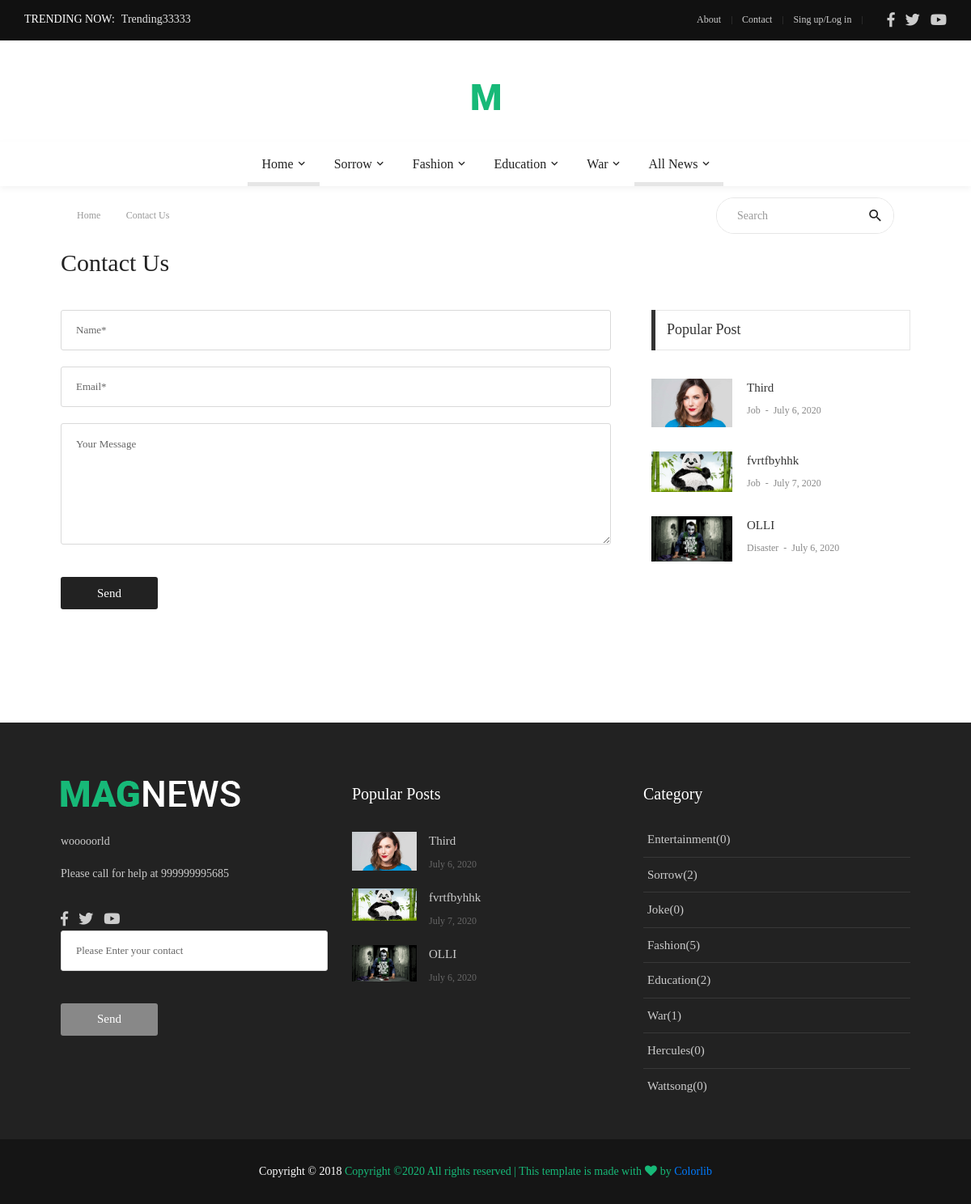
Page /contact/ on the committed database.
### trending/models.py (models this page shows, shortened)
class Trending(models.Model):
    headline = models.CharField(max_length=250)

### myapp/models.py (models this page shows, shortened)
class article(models.Model):
    title = models.CharField(max_length=50)
    body = models.CharField(max_length=500)
    bodylong = models.TextField(default='-')
    fb = models.CharField(default = '-',max_length=50)
    tw = models.CharField(default='-',max_length=50)
    insta = models.CharField(default='-',max_length=50)
    ph = models.CharField(default="999999",max_length=12)
    picname = models.TextField(default="")
    picurl = models.TextField(default="")
    picname2 = models.TextField(default="")
    picurl2 = models.TextField(default="")

### cat/models.py (models this page shows, shortened)
class Cat(models.Model):
    name = models.CharField(max_length=50)
    count = models.IntegerField(default=0)

### newss/models.py (models this page shows, shortened)
class News(models.Model):
    name = models.CharField(max_length=50)
    summary = models.TextField()
    body = models.TextField()
    date = models.DateField()
    pic = models.TextField()
    picurl = models.FileField(default="-")
    author = models.CharField(default='-',max_length=250)
    ocatid = models.IntegerField(default=0)
    catname = models.CharField(default="-",max_length=250)
    catid = models.IntegerField(default=0)
    views = models.IntegerField(default=0)
    tags = models.TextField(default="")
    act = models.IntegerField(default=0)
    rand = models.IntegerField(default=0)

### myapp/views.py (the view)
# urls.py: path('contact/',views.contact,name='contact'),
def contact(request):
    news = News.objects.all().order_by("-pk")
    article_var = article.objects.get(pk=2)
    categories = Cat.objects.all()
    sub = SubCat.objects.all()
    lastnews = News.objects.all().order_by("-pk")[:3]
    popularnews = News.objects.all().order_by('-views')
    popularnews2 = News.objects.all().order_by('-views')[:3]
    trending = Trending.objects.all().order_by('-pk')
    return render(request, 'front/contact.html',
                  {'name': article_var, 'News': news, 'categories': categories, 'subcat': sub, 'lastnews': lastnews,
                   'popularnews': popularnews, 'popularnews2': popularnews2,'trending':trending})

### myapp/templates/front/contact.html (shortened to what this page needs)
{% extends "front/base.html" %}
{% load static %}
{% block mainblock %}
    <div class="container">
		<div class="headline bg0 flex-wr-sb-c p-rl-20 p-tb-8">
			<div class="f2-s-1 p-r-30 m-tb-6">
				<a href="/" class="breadcrumb-item f1-s-3 cl9">
					Home
				</a>
				<span class="breadcrumb-item f1-s-3 cl9">
					Contact Us
				</span>
			</div>
			<div class="pos-relative size-a-2 bo-1-rad-22 of-hidden bocl11 m-tb-6">
				<input class="f1-s-1 cl6 plh9 s-full p-l-25 p-r-45" type="text" name="search" placeholder="Search">
				<button class="flex-c-c size-a-1 ab-t-r fs-20 cl2 hov-cl10 trans-03">
					<i class="zmdi zmdi-search"></i>
				</button>
			</div>
		</div>
	</div>
	<div class="container p-t-4 p-b-40">
		<h2 class="f1-l-1 cl2">
			Contact Us
		</h2>
	</div>
	<section class="bg0 p-b-60">
		<div class="container">
			<div class="row justify-content-center">
				<div class="col-md-7 col-lg-8 p-b-80">
					<div class="p-r-10 p-r-0-sr991">
						<form action="{% url 'contact_add' %} " method="post">
                            <input class="bo-1-rad-3 bocl13 size-a-19 f1-s-13 cl5 plh6 p-rl-18 m-b-20" type="text" name="name" placeholder="Name*">
							<input class="bo-1-rad-3 bocl13 size-a-19 f1-s-13 cl5 plh6 p-rl-18 m-b-20" type="text" name="email" placeholder="Email*">
							<textarea class="bo-1-rad-3 bocl13 size-a-15 f1-s-13 cl5 plh6 p-rl-18 p-tb-14 m-b-20" name="body" placeholder="Your Message"></textarea>
							<button type="submit" class="size-a-20 bg2 borad-3 f1-s-12 cl0 hov-btn1 trans-03 p-rl-15 m-t-20">
								Send
							</button>
						</form>
					</div>
				</div>
				<div class="col-md-5 col-lg-4 p-b-80">
					<div class="p-l-10 p-rl-0-sr991">
						<div>
							<div class="how2 how2-cl4 flex-s-c">
								<h3 class="f1-m-2 cl3 tab01-title">
									Popular Post
								</h3>
							</div>
							<ul class="p-t-35">
								{% for popular in popularnews2 %}
                                <li class="flex-wr-sb-s p-b-30">
									<a href="{% url 'detail' popular.name %}" class="size-w-10 wrap-pic-w hov1 trans-03">
										<img src="{{ popular.picurl }}" alt="IMG">
									</a>
									<div class="size-w-11">
										<h6 class="p-b-4">
											<a href="{% url 'detail' popular.name %}" class="f1-s-5 cl3 hov-cl10 trans-03">
                                                {{ popular.name }}
                                            </a>
										</h6>
										<span class="cl8 txt-center p-b-24">
											<a href="#" class="f1-s-6 cl8 hov-cl10 trans-03">
											{{popular.catname}}
											</a>
											<span class="f1-s-3 m-rl-3">
												-
											</span>
											<span class="f1-s-3">
												{{ popular.date}}
											</span>
										</span>
									</div>
								</li>
                                {% endfor %}
							</ul>
						</div>
					</div>
				</div>
			</div>
		</div>
	</section>
{% endblock %}

### myapp/templates/front/base.html (shortened to what this page needs)
{% load static %}
<!DOCTYPE html>
<html lang="en">
<head>
    <link rel="stylesheet" type="text/css" href="{% static  "front/vendor/bootstrap/css/bootstrap.min.css"%}">
    <link rel="stylesheet" type="text/css" href="{% static  "front/fonts/fontawesome-5.0.8/css/fontawesome-all.min.css"%}">
    <link rel="stylesheet" type="text/css" href="{% static  "front/fonts/iconic/css/material-design-iconic-font.min.css"%}">
    <link rel="stylesheet" type="text/css" href="{% static  "front/vendor/animate/animate.css"%}">
    <link rel="stylesheet" type="text/css" href="{% static  "front/vendor/css-hamburgers/hamburgers.min.css"%}">
    <link rel="stylesheet" type="text/css" href="{% static  "front/vendor/animsition/css/animsition.min.css"%}">
    <link rel="stylesheet" type="text/css" href="{% static  "front/css/util.min.css"%}">
    <link rel="stylesheet" type="text/css" href="{% static  "front/css/main.css"%}">
</head>
<body class="animsition">
<header>
    <div class="container-menu-desktop">
        <div class="topbar">
            <div class="content-topbar h-100 p-rl-30">
                <div class="align-self-stretch size-w-0 pos-relative m-r-30">
                    <div class="f2-s-1 flex-wr-s-c s-full ab-t-l p-b-2">
							<span class="text-uppercase cl0 p-r-8">
								Trending Now:
							</span>
                        <span class="dis-inline-block cl16 slide100-txt pos-relative size-w-0" data-in="fadeInDown" data-out="fadeOutDown">
                                {% for trends in trending %}
								<span class="dis-inline-block slide100-txt-item animated visible-false">
									{{ trends.headline }}
								</span>
                            {% endfor %}
							</span>
                    </div>
                </div>
                <div class="flex-wr-e-c">
                    <div class="left-topbar">
                        <a href="/about" class="left-topbar-item">
                            About
                        </a>
                        <a href="{% url 'contact' %}" class="left-topbar-item">
                            Contact
                        </a>
                        <a href="{% url 'mylogin' %}" class="left-topbar-item">
                            Sing up/Log in
                        </a>
                    </div>
                    <div class="right-topbar p-l-18">
                        <a href="{{name.fb}}">
                            <span class="fab fa-facebook-f"></span>
                        </a>
                        <a href="{{name.tw}}">
                            <span class="fab fa-twitter"></span>
                        </a>
                        <a href="{{name.yt}}">
                            <span class="fab fa-youtube"></span>
                        </a>
                    </div>
                </div>
            </div>
        </div>
        <div class="wrap-logo no-banner container">
            <div class="logo">
                <a href="/"><img src="{{ name.picurl2 }}" alt="LOGO"></a>
            </div>
        </div>
        <div class="wrap-main-nav">
            <div class="main-nav">
                <nav class="menu-desktop">
                    <ul class="main-menu justify-content-center">
                        <li class="main-menu-active">
                            <a href="/">Home</a>
                        </li>
                        {% for b in categories %}
                            {% if b.count != 0 %}
                            <li class="mega-menu-item">
                            <a href="#">{{ b.name }}</a>
                        </li>
                            {% endif %}
                        {% endfor %}
                        <li class="main-menu-active">
                                <a href="{% url 'all_news_all_cats' %}">All News</a>
                        </li>
                    </ul>
                </nav>
            </div>
        </div>
    </div>
</header>
{% block mainblock %}
{% endblock %}
<footer>
    <div class="bg2 p-t-40 p-b-25">
        <div class="container">
            <div class="row">
                <div class="col-lg-4 p-b-20">
                    <div class="size-h-3 flex-s-c">
                        <a href="/">
                            <img class="max-s-full" src="{{ name.picurl }}" alt="LOGO">
                        </a>
                    </div>
                    <div>
                        <p class="f1-s-1 cl11 p-b-16">
                        {{name.body}}
                        </p>
                        <p class="f1-s-1 cl11 p-b-16">
                           Please call for help at {{name.ph}}
                        </p>
                        <div class="p-t-15">
                            <a href="{{name.fb}}" class="fs-18 cl11 hov-cl10 trans-03 m-r-8">
                                <span class="fab fa-facebook-f"></span>
                            </a>
                            <a href="{{name.tw}}" class="fs-18 cl11 hov-cl10 trans-03 m-r-8">
                                <span class="fab fa-twitter"></span>
                            </a>
                            <a href="{{name.yt}}" class="fs-18 cl11 hov-cl10 trans-03 m-r-8">
                                <span class="fab fa-youtube"></span>
                            </a>
                        </div>
                        <form action="{% url 'news_letter'%}" method="post">
                            <input class="bo-1-rad-3 bocl13 size-a-19 f1-s-13 cl5 plh6 p-rl-18 m-b-20" type="text" name="txt" placeholder="Please Enter your contact">
							<button type="submit" class="size-a-20 bg8 borad-3 f1-s-12 cl0 hov-btn1 trans-03 p-rl-15 m-t-20">
								Send
							</button>
						</form>
                    </div>
                </div>
                <div class="col-sm-6 col-lg-4 p-b-20">
                    <div class="size-h-3 flex-s-c">
                        <h5 class="f1-m-7 cl0">
                            Popular Posts
                        </h5>
                    </div>
                    <ul>
                        {% for z in popularnews2 %}
                        <li class="flex-wr-sb-s p-b-20">
                            <a href="{% url 'detail' z.name %}" class="size-w-4 wrap-pic-w hov1 trans-03">
                                <img src="{{ z.picurl }}" alt="IMG">
                            </a>
                            <div class="size-w-5">
                                <h6 class="p-b-5">
                                    <a href="{% url 'detail' z.name %}" class="f1-s-5 cl11 hov-cl10 trans-03">
                                       {{ z.name }}
                                    </a>
                                </h6>
                                <span class="f1-s-3 cl6">
										{{ z.date }}
									</span>
                            </div>
                        </li>
                        {% endfor %}
                    </ul>
                </div>
                <div class="col-sm-6 col-lg-4 p-b-20">
                    <div class="size-h-3 flex-s-c">
                        <h5 class="f1-m-7 cl0">
                            Category
                        </h5>
                    </div>
                    <ul class="m-t--12">
                        {% for i in categories %}
                        <li class="how-bor1 p-rl-5 p-tb-10">
                            <a href="{% url 'show_all_news' name=i.name%}" class="f1-s-5 cl11 hov-cl10 trans-03 p-tb-8">
                                {{ i.name }}({{ i.count }})
                            </a>
                        </li>
                        {% endfor %}
                    </ul>
                </div>
            </div>
        </div>
    </div>
    <div class="bg11">
        <div class="container size-h-4 flex-c-c p-tb-15">
				<span class="f1-s-1 cl0 txt-center">
					Copyright © 2018
					<a href="#" class="f1-s-1 cl10 hov-link1">
Copyright &copy;<script>document.write(new Date().getFullYear());</script> All rights reserved | This template is made with <i class="fa fa-heart" aria-hidden="true"></i> by <a href="https://colorlib.com" target="_blank">Colorlib</a>
				</span>
        </div>
    </div>
</footer>
</body>
</html>

### rows in the picture
Trending: headline "Trending33333"
article: picurl2 (picture), picurl (picture), body "wooooorld", ph "999999995685"
Cat: name "Sorrow", count "2"
Cat: name "Fashion", count "5"
Cat: name "Education", count "2"
Cat: name "War", count "1"
News: picurl (picture), name "Third", catname "Job", date "July 6, 2020"
News: picurl (picture), name "fvrtfbyhhk", catname "Job", date "July 7, 2020"
News: picurl (picture), name "OLLI", catname "Disaster", date "July 6, 2020"
Cat: name "Entertainment", count "0"
Cat: name "Joke", count "0"
Cat: name "Hercules", count "0"
Cat: name "Wattsong", count "0"
